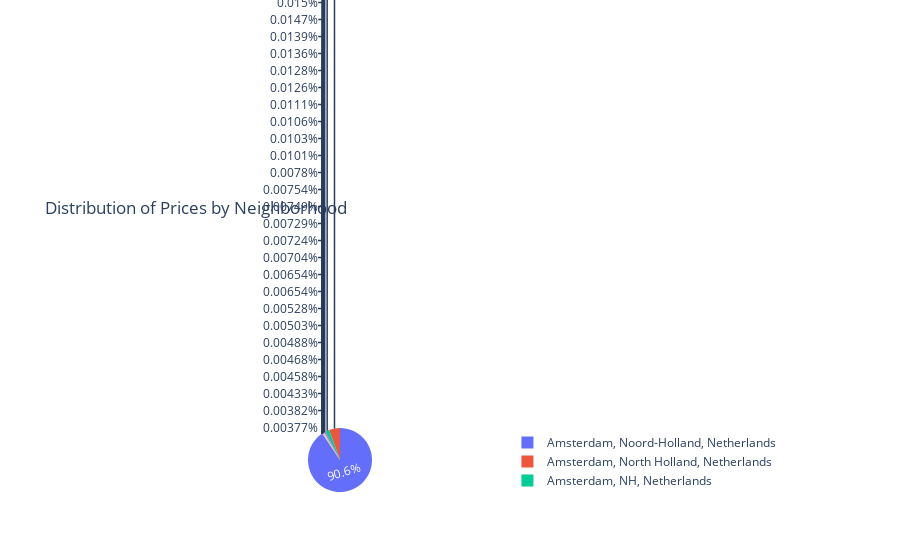

The notebook cell this image was saved under:
### Code cell
# Making a pie chart
fig = px.pie(airbnb, values='price', names='neighbourhood', title="Distribution of Prices by Neighborhood")
fig.show()

### Figure 1 — Plotly figure (JSON) as saved in the notebook; plotly's stock layout.template omitted (floating-point values rounded to 4 significant figures; data arrays with more than 128 entries replaced by an {"elided": "..."} marker saying what was removed)
{"data": [{"domain": {"x": [0, 1], "y": [0, 1]}, "hovertemplate": "neighbourhood=%{label}<br>price=%{value}<extra></extra>", "labels": {"elided": "8386 str values"}, "legendgroup": "", "name": "", "showlegend": true, "type": "pie", "values": {"elided": "8386 int values"}}], "layout": {"legend": {"tracegroupgap": 0}, "title": {"text": "Distribution of Prices by Neighborhood"}}}
